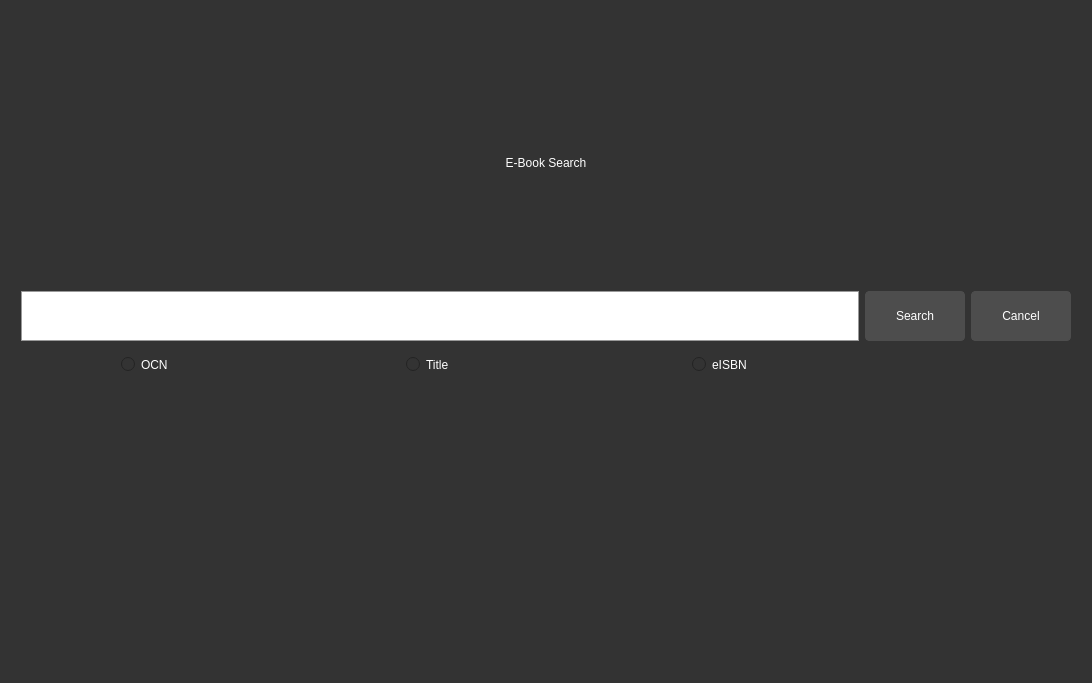
<?xml version="1.0" encoding="UTF-8"?>
<ui version="4.0">
 <class>Form</class>
 <widget class="QWidget" name="Form">
  <property name="geometry">
   <rect>
    <x>0</x>
    <y>0</y>
    <width>1092</width>
    <height>683</height>
   </rect>
  </property>
  <property name="minimumSize">
   <size>
    <width>1092</width>
    <height>683</height>
   </size>
  </property>
  <property name="windowTitle">
   <string>Form</string>
  </property>
  <property name="styleSheet">
   <string notr="true">    QWidget {
        background-color: #333333;
        color: #ffffff;
        border: none;
    }
    QPushButton {
        background-color: #4d4d4d;
        border: 1px solid #4d4d4d;
        border-radius: 4px;
        color: #ffffff;
        padding: 5px;
    }
    QPushButton:hover {
        background-color: #5a5a5a;
        border: 1px solid #5a5a5a;
    }
    QCheckBox {
        color: #ffffff;
    }
    QLineEdit {
        background-color: #ffffff;
        border: 1px solid #4d4d4d;
        color: #000000;
        padding: 5px;
    }
    QTextEdit {
        background-color: #4d4d4d;
        border: 1px solid #4d4d4d;
        color: #ffffff;
        padding: 5px;
    }
    QProgressBar {
        border: 1px solid #444444;
        border-radius: 7px;
        background-color: #2e2e2e;
        text-align: center;
        font-size: 10pt;
        color: white;
    }
    QProgressBar::chunk {
        background-color: #3a3a3a;
        width: 5px;
    }
    QScrollBar:vertical {
        border: none;
        background-color: #3a3a3a;
        width: 10px;
        margin: 16px 0 16px 0;
    }
    QScrollBar::handle:vertical {
        background-color: #444444;
        border-radius: 5px;
    }
    QScrollBar:horizontal {
        border: none;
        background-color: #3a3a3a;
        height: 10px;
        margin: 0px 16px 0 16px;
    }
    QScrollBar::handle:horizontal {
        background-color: #444444;
        border-radius: 5px;
    }
    QTabWidget {
        background-color: #2e2e2e;
        border: none;
    }
    QTabBar::tab {
        background-color: #2e2e2e;
        color: #b1b1b1;
        padding: 8px 20px;
        border-top-left-radius: 5px;
        border-top-right-radius: 5px;
        border: none;
    }
 
    QTabBar::tab:selected, QTabBar::tab:hover {
        background-color: #3a3a3a;
        color: white;
    }</string>
  </property>
  <layout class="QVBoxLayout" name="verticalLayout_2">
   <item>
    <layout class="QVBoxLayout" name="verticalLayout">
     <property name="leftMargin">
      <number>10</number>
     </property>
     <property name="rightMargin">
      <number>10</number>
     </property>
     <item>
      <layout class="QHBoxLayout" name="horizontalLayout">
       <property name="topMargin">
        <number>30</number>
       </property>
       <item>
        <widget class="QLabel" name="label">
         <property name="styleSheet">
          <string notr="true">font: 700 65pt &quot;Segoe UI&quot;;</string>
         </property>
         <property name="text">
          <string>E-Book Search</string>
         </property>
         <property name="alignment">
          <set>Qt::AlignCenter</set>
         </property>
        </widget>
       </item>
      </layout>
     </item>
     <item>
      <layout class="QHBoxLayout" name="horizontalLayout_2">
       <property name="topMargin">
        <number>0</number>
       </property>
       <property name="bottomMargin">
        <number>10</number>
       </property>
       <item>
        <widget class="QLineEdit" name="lineEdit">
         <property name="minimumSize">
          <size>
           <width>500</width>
           <height>50</height>
          </size>
         </property>
         <property name="maximumSize">
          <size>
           <width>1200</width>
           <height>50</height>
          </size>
         </property>
         <property name="styleSheet">
          <string notr="true">QLineEdit {
	
	color: #333333;
    border: 1px solid #999; /* Border color */
    padding: 5px; /* Padding inside the combo box */
	color: #333333;
    font-size: 20px; /* Replace with your desired font size */
    font-weight: bold; /* Make the text bold */
	

}</string>
         </property>
        </widget>
       </item>
       <item>
        <widget class="QPushButton" name="search_ebook">
         <property name="minimumSize">
          <size>
           <width>100</width>
           <height>50</height>
          </size>
         </property>
         <property name="maximumSize">
          <size>
           <width>200</width>
           <height>50</height>
          </size>
         </property>
         <property name="styleSheet">
          <string notr="true">font: 700 15pt &quot;Segoe UI&quot;;</string>
         </property>
         <property name="text">
          <string>Search</string>
         </property>
        </widget>
       </item>
       <item>
        <widget class="QPushButton" name="cancel_search">
         <property name="minimumSize">
          <size>
           <width>100</width>
           <height>50</height>
          </size>
         </property>
         <property name="maximumSize">
          <size>
           <width>200</width>
           <height>50</height>
          </size>
         </property>
         <property name="styleSheet">
          <string notr="true">font: 700 15pt &quot;Segoe UI&quot;;</string>
         </property>
         <property name="text">
          <string>Cancel</string>
         </property>
        </widget>
       </item>
      </layout>
     </item>
     <item>
      <layout class="QHBoxLayout" name="horizontalLayout_3">
       <property name="spacing">
        <number>6</number>
       </property>
       <property name="leftMargin">
        <number>100</number>
       </property>
       <property name="rightMargin">
        <number>100</number>
       </property>
       <property name="bottomMargin">
        <number>300</number>
       </property>
       <item>
        <widget class="QRadioButton" name="radio_button_1">
         <property name="styleSheet">
          <string notr="true">font: 700 25pt &quot;Segoe UI&quot;;</string>
         </property>
         <property name="text">
          <string>OCN</string>
         </property>
        </widget>
       </item>
       <item>
        <widget class="QRadioButton" name="radio_button_2">
         <property name="styleSheet">
          <string notr="true">font: 700 25pt &quot;Segoe UI&quot;;</string>
         </property>
         <property name="text">
          <string>Title</string>
         </property>
        </widget>
       </item>
       <item>
        <widget class="QRadioButton" name="radio_button_3">
         <property name="styleSheet">
          <string notr="true">font: 700 25pt &quot;Segoe UI&quot;;</string>
         </property>
         <property name="text">
          <string>eISBN</string>
         </property>
        </widget>
       </item>
      </layout>
     </item>
    </layout>
   </item>
  </layout>
 </widget>
 <resources/>
 <connections/>
</ui>
